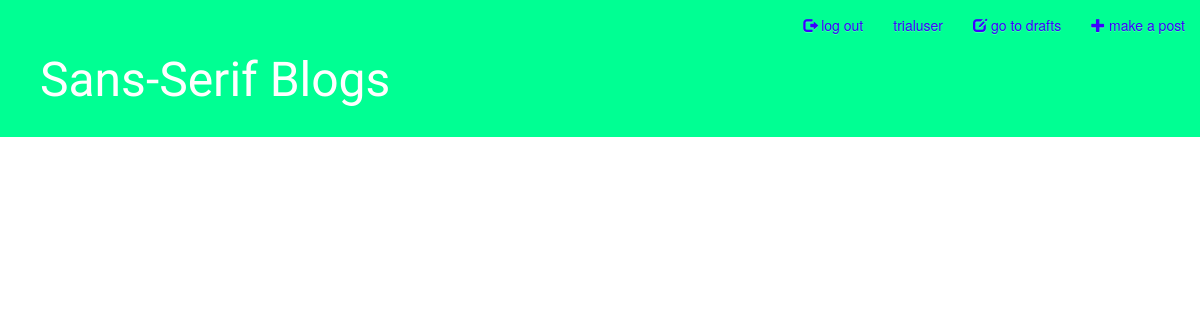
Page /drafts/ (signed in) on the earlier database version.
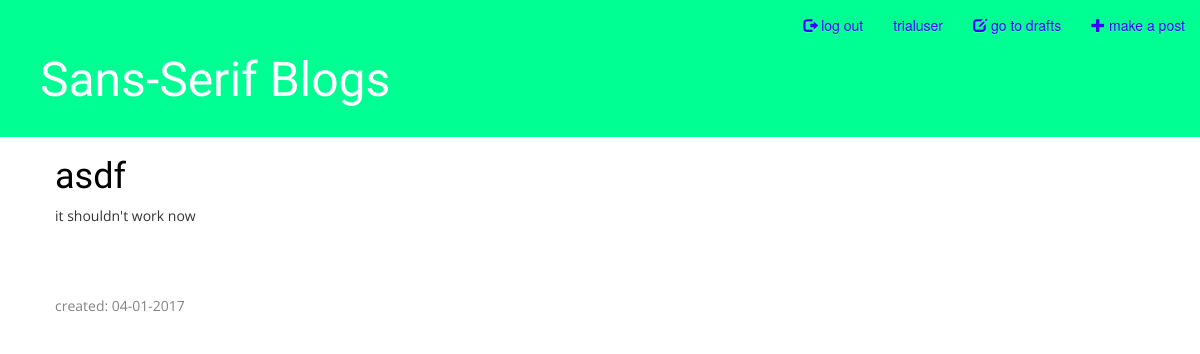
Same page on the later database version.
### blog/models.py (models this page shows, shortened)
class Post(models.Model): #models.Model means django knows it should save this model in the database
    author = models.ForeignKey('auth.User')
    title = models.CharField(max_length=200)
    text = models.TextField()
    created_date = models.DateTimeField(
            default=timezone.now)
    published_date = models.DateTimeField(
            blank=True, null=True)

### blog/views.py (the view)
# urls.py: url(r'^drafts/$', views.post_draft_list, name='post_draft_list'),
@login_required(login_url='login')
def post_draft_list(request):
    posts = Post.objects.filter(published_date__isnull=True).order_by('created_date')
    return render(request, 'blog/post_draft_list.html', {'posts': posts})

### blog/templates/blog/post_draft_list.html
{% extends 'blog/base.html' %}
{% block content %}
    {% for post in posts %}
     {% if post.author == user %}
        <div class="post">
            <h1><a href="{% url 'post_detail' pk=post.pk %}">{{ post.title }}</a></h1>
            <p>{{ post.text|truncatechars:200 }}</p>
        </div>
        <p class="date">created: {{ post.created_date|date:'d-m-Y' }}</p>
      {% endif%}
    {% endfor %}
{% endblock %}

### blog/templates/blog/base.html (shortened to what this page needs)
{% load staticfiles %}
<html>
    <head>
        <link rel="stylesheet" href="//maxcdn.bootstrapcdn.com/bootstrap/3.2.0/css/bootstrap.min.css">
        <link rel="stylesheet" href="//maxcdn.bootstrapcdn.com/bootstrap/3.2.0/css/bootstrap-theme.min.css">
        <link rel="stylesheet" href="{% static 'css/blog.css' %}">
    </head>
    <body>
      <nav class="navbar navbar-fixed-top">
        <div class="container-fluid">
          <div class="collapse navbar-collapse" id="myNavbar">
            <ul class="nav navbar-nav navbar-right">
              {% if user.is_authenticated %}
              <li><a href="{% url 'logout' %}" title="log out of your account"><span class="glyphicon glyphicon-log-out"></span> log out</a></li>
              <li><a href="{% url 'user_details' %}" title="see details of your account"> {{user.username}}</a></li>
              <li><a href="{% url 'post_draft_list' %}" title="look at your drafts"><span class="glyphicon glyphicon-edit"></span> go to drafts</a></li>
              <li><a href="{% url 'post_new' %}" title="make a post"><span class="glyphicon glyphicon-plus"></span> make a post</a></li>
              {% else %}
              <li><a href="{% url 'new_user' %}" title="create an account"><span class="glyphicon glyphicon-user"></span> Sign Up</a></li>
              <li><a href="{% url 'login' %}" title="log into your account"><span class="glyphicon glyphicon-log-in"></span> Login</a></li>
              {% endif %}
            </ul>
          </div>
        </div>
      </nav>
        <div class="jumbotron">
            <h1><a href="/">Sans-Serif Blogs</a></h1>
        </div>
        <div class="content container">
            <div class="row">
                <div class="col-md-8">
                    {% block content %}
                    {% endblock %}
                </div>
            </div>
        </div>
    </body>
</html>

### blog/static/css/blog.css (style rules this page uses)
.jumbotron { background-color: #00ff93; margin-top: 1em; padding: 20px 20px 20px 40px; margin-bottom: 0px; }
.jumbotron h1, .jumbotron h1 a, .jumbotron h1 a:visited, .jumbotron h1 a:active { color: #ffffff; font-size: 36pt; text-decoration: none; }
.content { margin-left: 40px; }
h1, h2, h3, h4 { font-family: 'Comfortaa', bold, sans-serif; }
.date { color: #828282; }
.post { margin-bottom: 70px; }
.post h1 a, .post h1 a:visited { color: #000000; }
p { font-family: 'Open Sans', sans-serif; }
.navbar { background-color: #00ff93; margin:0; }
.navbar a { color: #3b00ff; }

Differences in the rows shown:
added Post: title "asdf", text "it shouldn't work now", created_date "04-01-2017"
